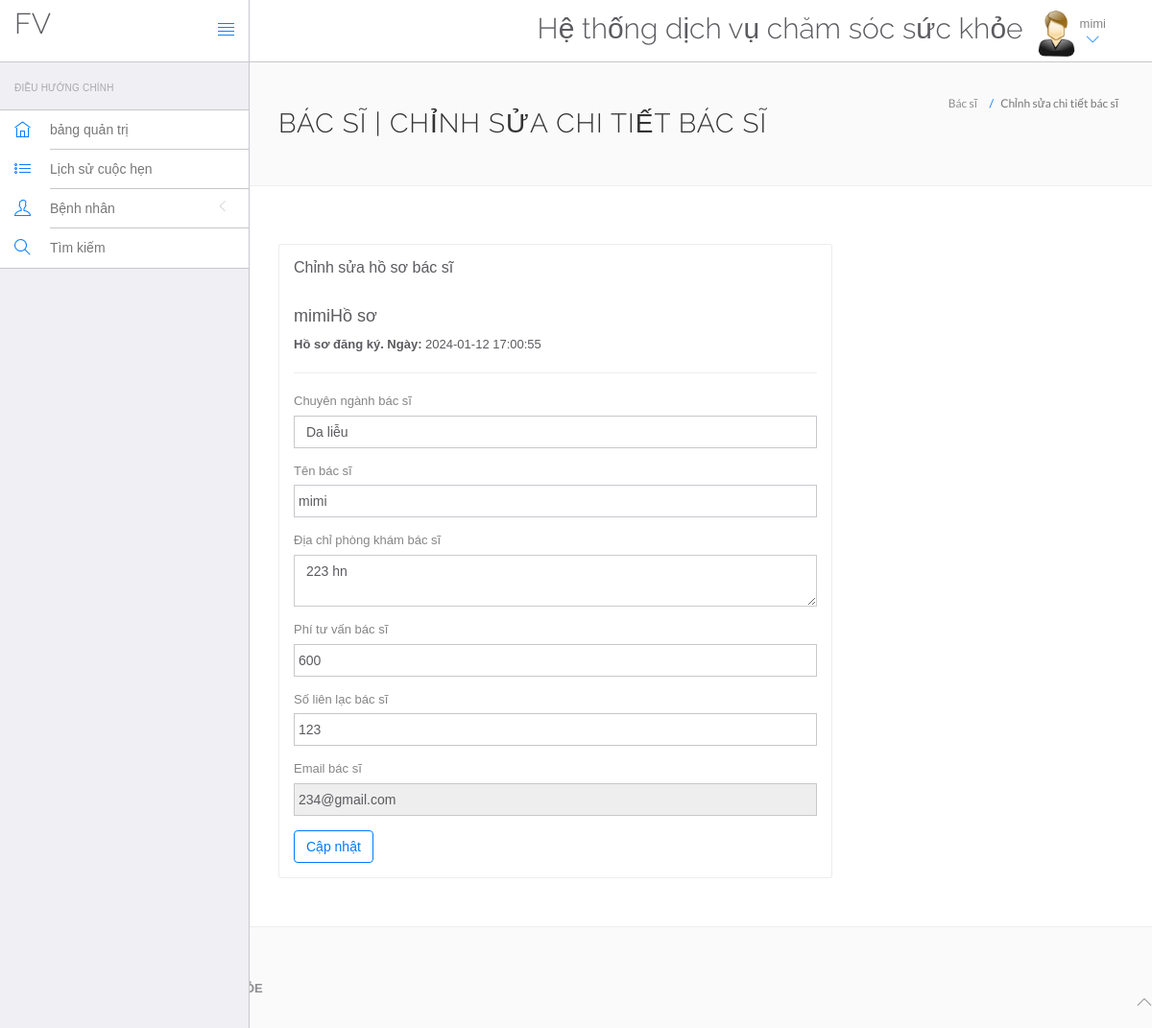
Page /HeThongQuanLyBenhVien/health_care/doctor/edit-profile.php (signed in) on the committed database.
### tables this page shows
CREATE TABLE `doctors` (
  `id` int(11) NOT NULL,
  `specilization` varchar(255) DEFAULT NULL,
  `doctorName` varchar(255) DEFAULT NULL,
  `address` longtext DEFAULT NULL,
  `docFees` varchar(255) DEFAULT NULL,
  `contactno` bigint(11) DEFAULT NULL,
  `docEmail` varchar(255) DEFAULT NULL,
  `password` varchar(255) DEFAULT NULL,
  `creationDate` timestamp NULL DEFAULT current_timestamp(),
  `updationDate` timestamp NULL DEFAULT NULL ON UPDATE current_timestamp()
);

### HeThongQuanLyBenhVien/health_care/doctor/edit-profile.php (the view, shortened to what this page needs)
<?php
include('include/connect.php');
if(strlen($_SESSION['id']==0)) {
 header('location:logout.php');
  } else{
?>
<!DOCTYPE html>
<html lang="en">
	<head>
		<link rel="stylesheet" href="vendor/bootstrap/css/bootstrap.min.css">
		<link rel="stylesheet" href="vendor/fontawesome/css/font-awesome.min.css">
		<link rel="stylesheet" href="vendor/themify-icons/themify-icons.min.css">
		<link href="vendor/animate.css/animate.min.css" rel="stylesheet" media="screen">
		<link href="vendor/perfect-scrollbar/perfect-scrollbar.min.css" rel="stylesheet" media="screen">
		<link href="vendor/switchery/switchery.min.css" rel="stylesheet" media="screen">
		<link href="vendor/bootstrap-touchspin/jquery.bootstrap-touchspin.min.css" rel="stylesheet" media="screen">
		<link href="vendor/select2/select2.min.css" rel="stylesheet" media="screen">
		<link href="vendor/bootstrap-datepicker/bootstrap-datepicker3.standalone.min.css" rel="stylesheet" media="screen">
		<link href="vendor/bootstrap-timepicker/bootstrap-timepicker.min.css" rel="stylesheet" media="screen">
		<link rel="stylesheet" href="assets/css/styles.css">
		<link rel="stylesheet" href="assets/css/plugins.css">
		<link rel="stylesheet" href="assets/css/themes/theme-1.css" id="skin_color" />
	</head>
	<body>
		<div id="app">
<?php include('include/sidebar.php');?>
			<div class="app-content">
				<?php include('include/header.php');?>
				<div class="main-content" >
					<div class="wrap-content container" id="container">
						<section id="page-title">
							<div class="row">
								<div class="col-sm-8">
									<h1 class="mainTitle">Bác sĩ | Chỉnh sửa chi tiết bác sĩ</h1>
																	</div>
								<ol class="breadcrumb">
									<li>
										<span>Bác sĩ</span>
									</li>
									<li class="active">
										<span>Chỉnh sửa chi tiết bác sĩ</span>
									</li>
								</ol>
							</div>
						</section>
						<div class="container-fluid container-fullw bg-white">
							<div class="row">
								<div class="col-md-12">
									<div class="row margin-top-30">
										<div class="col-lg-8 col-md-12">
											<div class="panel panel-white">
												<div class="panel-heading">
													<h5 class="panel-title">Chỉnh sửa hồ sơ bác sĩ</h5>
												</div>
												<div class="panel-body">
									<?php
$did=$_SESSION['dlogin'];
$sql=mysqli_query($con,"select * from doctors where docEmail='$did'");
while($data=mysqli_fetch_array($sql))
{
?>
<h4><?php echo htmlentities($data['doctorName']);?>Hồ sơ</h4>
<p><b>Hồ sơ đăng ký. Ngày: </b><?php echo htmlentities($data['creationDate']);?></p>
<hr />
													<form role="form" name="adddoc" method="post" onSubmit="return valid();">
														<div class="form-group">
															<label for="DoctorSpecialization">
                                                            Chuyên ngành bác sĩ
															</label>
							<select name="Doctorspecialization" class="form-control" required="required">
					<option value="<?php echo htmlentities($data['specilization']);?>">
					<?php echo htmlentities($data['specilization']);?></option>
															</select>
														</div>
<div class="form-group">
															<label for="doctorname">
                                                            Tên bác sĩ
															</label>
	<input type="text" name="docname" class="form-control" value="<?php echo htmlentities($data['doctorName']);?>" >
														</div>
<div class="form-group">
															<label for="address">
                                                            Địa chỉ phòng khám bác sĩ
															</label>
					<textarea name="clinicaddress" class="form-control"><?php echo htmlentities($data['address']);?></textarea>
														</div>
<div class="form-group">
															<label for="fess">
                                                            Phí tư vấn bác sĩ
															</label>
		<input type="text" name="docfees" class="form-control" required="required"  value="<?php echo htmlentities($data['docFees']);?>" >
														</div>
<div class="form-group">
									<label for="fess">
                                    Số liên lạc bác sĩ
															</label>
					<input type="text" name="doccontact" class="form-control" required="required"  value="<?php echo htmlentities($data['contactno']);?>">
														</div>
<div class="form-group">
									<label for="fess">
                                    Email bác sĩ
															</label>
					<input type="email" name="docemail" class="form-control"  readonly="readonly"  value="<?php echo htmlentities($data['docEmail']);?>">
														</div>
														<?php } ?>
														<button type="submit" name="submit" class="btn btn-o btn-primary">
															Cập nhật
														</button>
													</form>
												</div>
											</div>
										</div>
											</div>
										</div>
								</div>
					</div>
				</div>
			</div>
	<?php include('include/footer.php');?>
		</div>
	</body>
</html>
<?php } ?>

### HeThongQuanLyBenhVien/health_care/doctor/include/header.php (shortened to what this page needs)
<header class="navbar navbar-default navbar-static-top">
					<div class="navbar-header">
						<a class="navbar-brand" href="#">
							<h2 style="padding-top:20% ">FV</h2>
						</a>
						<a href="#" class="sidebar-toggler pull-right visible-md visible-lg" data-toggle-class="app-sidebar-closed" data-toggle-target="#app">
							<i class="ti-align-justify"></i>
						</a>
					</div>
					<div class="navbar-collapse collapse">
						<ul class="nav navbar-right">
								<li  style="padding-top:2% ">
								<h2>Hệ thống dịch vụ chăm sóc sức khỏe</h2>
							</li>
							<li class="dropdown current-user">
								<a href class="dropdown-toggle" data-toggle="dropdown">
									<img src="assets/images/images.jpg" > <span class="username">
									<?php $query=mysqli_query($con,"select doctorName from doctors where id='".$_SESSION['id']."'");
while($row=mysqli_fetch_array($query))
{
	echo $row['doctorName'];
}
									?> <i class="ti-angle-down"></i></i></span>
								</a>
							</li>
						</ul>
					</div>
				</header>

### HeThongQuanLyBenhVien/health_care/doctor/assets/css/themes/theme-1.css (style rules this page uses)
body { background: #FAFAFA; }
header .navbar-header { background: #ffffff !important; border-right-color: #c8c7cc !important; border-bottom-color: #c8c7cc !important; }
header .navbar-header .sidebar-toggler, header .navbar-header .sidebar-mobile-toggler { color: #007aff !important; }
header .navbar-header .navbar-brand { color: #777 !important; }
header .navbar-collapse { background: #ffffff !important; border-bottom-color: #c8c7cc !important; box-shadow: none !important; }
header .navbar-collapse .navbar-right > li > a { color: #777; }
header .navbar-collapse .navbar-right > li > a i { color: #007aff !important; }

### rows in the picture
doctors: doctorName "mimi", creationDate "2024-01-12 17:00:55", Doctorspecialization "Da liễu", docname "mimi", clinicaddress "223 hn", docfees "600", doccontact "123", docemail "234@gmail.com"
